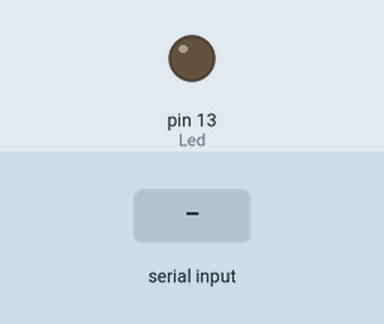
A sketch run on a simulated Arduino Uno, built with avr-gcc and run on an emulated ATmega328P. Shown: output pins drawn as LEDs (lit = HIGH). The test bench sets the inputs (shaded band).

Above: at 1.2 s.
1.3 s: "1" received over Serial
At 2.5 s:
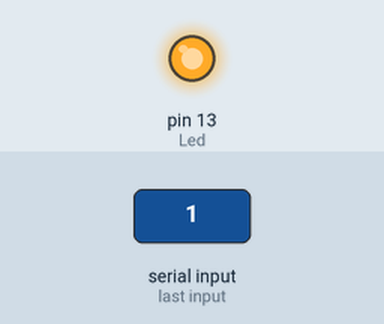
2.8 s: "0" received over Serial
At 3.8 s:
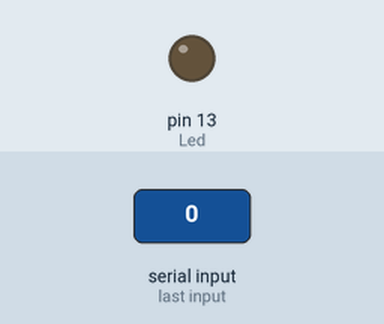
Timing chart, 0 to 5.8 s (numbered marks = the images above; inputs shaded):
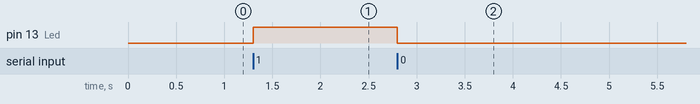

Measured:
- after the input at 1.3 s, pin 13 (Led): LOW → HIGH at once
- after the input at 2.8 s, pin 13 (Led): HIGH → LOW at once

The sketch:

codigoLed.ino
```cpp
#define Led 13

char dataIn = "";

void setup() {
  Serial.begin(9600);

  pinMode(Led, OUTPUT);
  digitalWrite(Led, LOW);
}

void loop() {
  if (Serial.available()) {
    dataIn = Serial.read();

    if (dataIn == '1') {
      digitalWrite(Led, HIGH);
    }

    if (dataIn == '0') {
      digitalWrite(Led, LOW);
    }

  }//fin if
}
```
